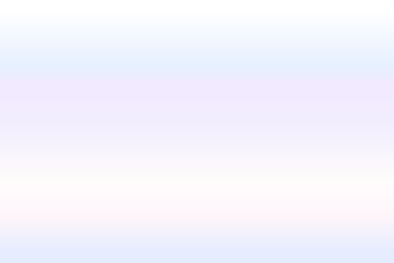
<?xml version="1.0" encoding="UTF-8"?>
<ui version="4.0">
 <class>QDlgMain</class>
 <widget class="QWidget" name="QDlgMain">
  <property name="geometry">
   <rect>
    <x>0</x>
    <y>0</y>
    <width>394</width>
    <height>263</height>
   </rect>
  </property>
  <property name="windowTitle">
   <string>Form</string>
  </property>
  <property name="styleSheet">
   <string notr="true">QGroupBox{
border-style: solid;
border-color: qlineargradient(spread:pad, x1:0, y1:0, x2:1, y2:0, stop:0.170455 rgba(188, 157, 225, 255), stop:0.375 rgba(71, 114, 193, 255), stop:0.585227 rgba(32, 34, 130, 255), stop:0.784091 rgba(115, 107, 177, 255));
border-width:1px;
}
QWidget#QDlgMain{
	background-color: qlineargradient(spread:repeat, x1:0, y1:1, x2:0, y2:0, stop:0.0454545 rgba(229, 236, 254, 255), stop:0.176136 rgba(254, 245, 250, 255), stop:0.3125 rgba(255, 252, 252, 255), stop:0.517045 rgba(242, 238, 254, 255), stop:0.681818 rgba(242, 234, 255, 255), stop:0.75 rgba(230, 240, 255, 255), stop:0.960227 rgba(255, 255, 255, 255));

}</string>
  </property>
 </widget>
 <resources/>
 <connections/>
</ui>
